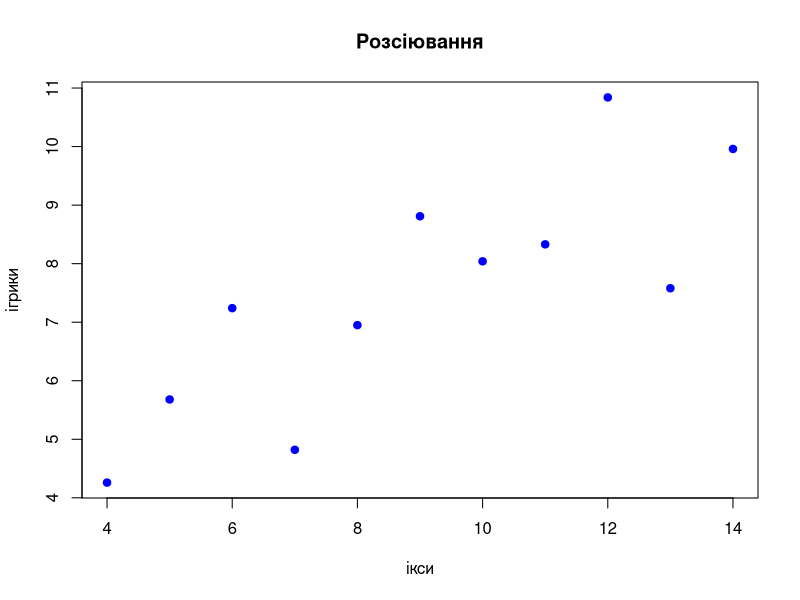
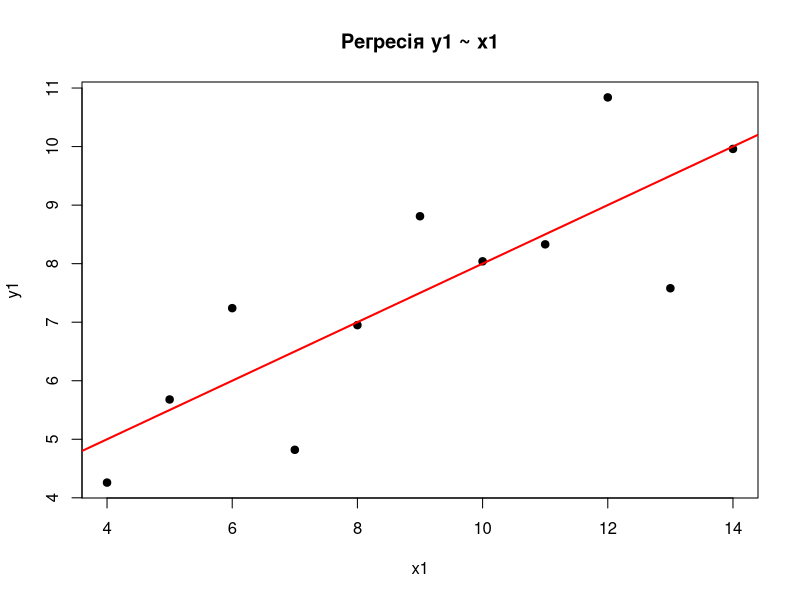

Recreate these plots in R, in order.
anscombe

str(anscombe)

summary(anscombe)

cor(anscombe$x1, anscombe$y1)
cor(anscombe$x2, anscombe$y2)

plot(anscombe$x1, anscombe$y1, main = 'Розсіювання', xlab = 'ікси', ylab = 'ігрики', pch = 19, col = 'blue')

model <- lm(y1 ~ x1, data = anscombe)
summary(model)

coefs <- coef(model)
b0 <- coefs["(Intercept)"]
b1 <- coefs["x1"]

eq <- paste0("ŷ = ", round(b0, 3),
  ifelse(b1 >= 0, " + ", " - "),
  abs(round(b1, 3)), "·x1")
print(eq)

plot(anscombe$x1, anscombe$y1, pch = 19,
  xlab = "x1", ylab = "y1",
  main = "Регресія y1 ~ x1")
abline(model, col = "red", lwd = 2)